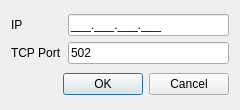
<?xml version="1.0" encoding="UTF-8"?>
<ui version="4.0">
 <class>SettingsModbusTCP</class>
 <widget class="QDialog" name="SettingsModbusTCP">
  <property name="geometry">
   <rect>
    <x>0</x>
    <y>0</y>
    <width>240</width>
    <height>110</height>
   </rect>
  </property>
  <property name="minimumSize">
   <size>
    <width>240</width>
    <height>110</height>
   </size>
  </property>
  <property name="maximumSize">
   <size>
    <width>240</width>
    <height>160</height>
   </size>
  </property>
  <property name="windowTitle">
   <string>Modbus TCP Settings</string>
  </property>
  <property name="windowIcon">
   <iconset>
    <normaloff>:/img/network-16.png</normaloff>:/img/network-16.png</iconset>
  </property>
  <property name="modal">
   <bool>true</bool>
  </property>
  <layout class="QVBoxLayout" name="verticalLayout">
   <item>
    <layout class="QGridLayout" name="gridLayout">
     <item row="1" column="1">
      <widget class="QLineEdit" name="leTCPPort">
       <property name="text">
        <string>502</string>
       </property>
      </widget>
     </item>
     <item row="1" column="0">
      <widget class="QLabel" name="lblTCPPort">
       <property name="text">
        <string>TCP Port</string>
       </property>
       <property name="buddy">
        <cstring>leTCPPort</cstring>
       </property>
      </widget>
     </item>
     <item row="0" column="0">
      <widget class="QLabel" name="lblIP">
       <property name="text">
        <string>IP</string>
       </property>
      </widget>
     </item>
     <item row="0" column="1">
      <widget class="QLineEdit" name="leIP">
       <property name="inputMask">
        <string>999.999.999.999;_</string>
       </property>
      </widget>
     </item>
    </layout>
   </item>
   <item>
    <widget class="QDialogButtonBox" name="buttonBox">
     <property name="orientation">
      <enum>Qt::Horizontal</enum>
     </property>
     <property name="standardButtons">
      <set>QDialogButtonBox::Cancel|QDialogButtonBox::Ok</set>
     </property>
    </widget>
   </item>
  </layout>
 </widget>
 <resources>
  <include location="icons/pyModSlaveQt.qrc"/>
 </resources>
 <connections>
  <connection>
   <sender>buttonBox</sender>
   <signal>accepted()</signal>
   <receiver>SettingsModbusTCP</receiver>
   <slot>accept()</slot>
   <hints>
    <hint type="sourcelabel">
     <x>248</x>
     <y>254</y>
    </hint>
    <hint type="destinationlabel">
     <x>157</x>
     <y>274</y>
    </hint>
   </hints>
  </connection>
  <connection>
   <sender>buttonBox</sender>
   <signal>rejected()</signal>
   <receiver>SettingsModbusTCP</receiver>
   <slot>reject()</slot>
   <hints>
    <hint type="sourcelabel">
     <x>316</x>
     <y>260</y>
    </hint>
    <hint type="destinationlabel">
     <x>286</x>
     <y>274</y>
    </hint>
   </hints>
  </connection>
 </connections>
</ui>
